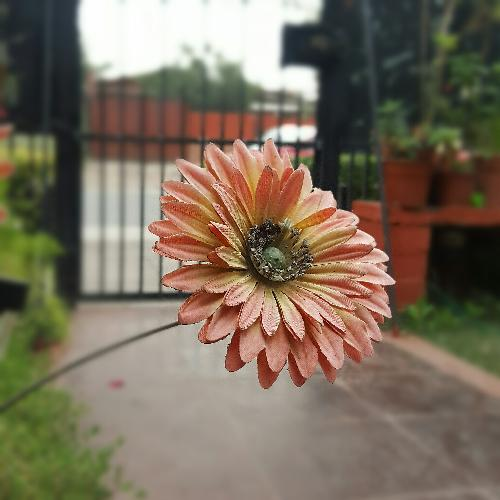
#> input picture enfoque_reducido1.jpg, 500 x 500 px
$ python -i examen.py   (imports and definitions only)   (Python 2 division)
#> lines starting #> are read from the running program, lines starting #| are printed output that depends on the picture
#> further down, picture is the input picture: PIL image 500x500 RGB; mean R, G, B 121.7, 109.7, 92.3
#coding=utf-8
from Tkinter import *
from sys import argv
from PIL import Image, ImageTk , ImageOps,ImageEnhance,ImageChops,ImageFilter
from datetime import *
import PIL.ImageOps
from tkFileDialog import askopenfilename
import tkMessageBox


# [5 lines not run here, left out]


# [150 lines left out: functions armarVentana, filtroGrisesPromedio, filtroPromedio, matrix, enfoque, cambiar and 2 more, not called in this run]


def filtroConvolucion(imagen):
    x,y = imagen.size
#> x = 500; y = 500
    px = imagen.load()
    #MX = [[-1,0,1],[-1,0,1],[-1,0,1]] #mascara lineas horizontales
    MX = [[-1,0,1],[-2,0,2],[-1,0,1]]
    #MY = [[1,1,1],[0,0,0],[-1,-1,-1]] #mascara lineas verticales
    MY = [[1,2,1],[0,0,0],[-1,-2,-1]]

    imagenNuevaX = Image.new('RGB',(x,y))
#> imagenNuevaX: PIL image 500x500 RGB; every value is 0
    imagenNuevaY = Image.new('RGB',(x,y))
    imn = Image.new('RGB',(x,y))
    for j in range(y):
        for i in range(x):
            sumatoria = 0
            sumatoriay = 0
            for mj in range(-1,2):
                for mx in range(-1,2):
                    try:
                        sumatoria += MX[mj+1][mx+1]*px[i+mx,j+mj][1]
                        sumatoriay += MY[mj+1][mx+1]*px[i+mx,j+mj][1]
                    except:
                        sumatoria += 0
                        sumatoriay += 0
            punto1 = sumatoria
            punto2 = sumatoriay
            #Normalizar
            if(punto1 < 0):
                punto1 = 0
            if(punto1 > 255):
                punto1 = 255
            if(punto2 < 0):
                punto2 = 0
            if(punto2 > 255):
                punto2 = 255
            imagenNuevaX.putpixel((i,j),(punto1,punto1,punto1))
            imagenNuevaY.putpixel((i,j),(punto2,punto2,punto2))
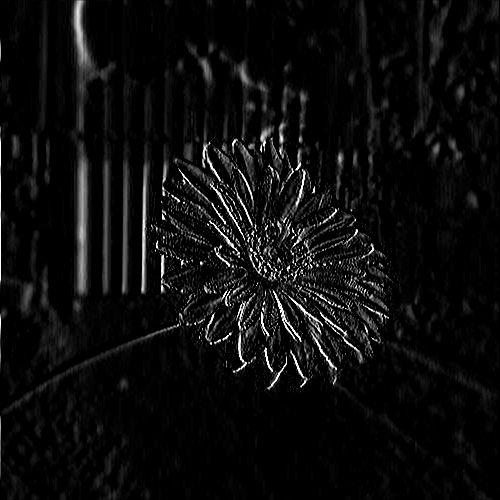
#> imagenNuevaX: PIL image 500x500 RGB; min 0, max 255, mean 12.9
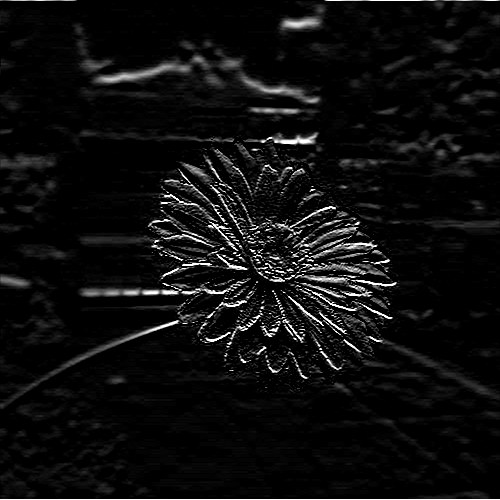
#> imagenNuevaY: PIL image 500x500 RGB; min 0, max 255, mean 14.1
    px1 = imagenNuevaX.load()
    px2 = imagenNuevaY.load()
    #Mezclar las mascaras
    for i in range(x):
        for j in range(y):
            p1 = px1[i,j]
            p2 = px2[i,j]
            r = ( p1[0] + p2[0] ) / 2
            g = ( p1[1] + p2[1] ) / 2
            b = ( p1[2] + p2[2] ) / 2
            imn.putpixel((i,j),(r,g,b))
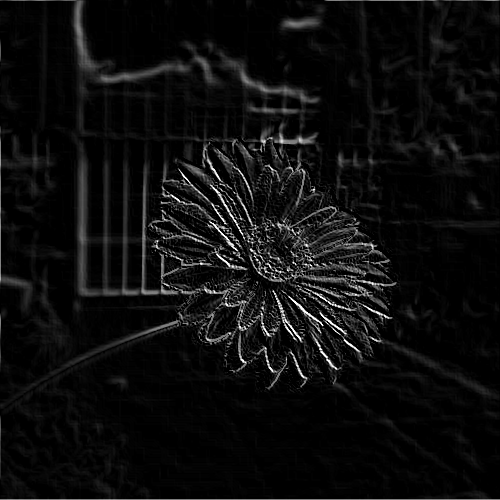
#> imn: PIL image 500x500 RGB; min 0, max 255, mean 13.4

    return imn


# [391 lines left out: functions filtroBinarizacion, refresca, guardar, invertirColores, negativo, sepia and 18 more, not called in this run]

# [1 line not run here, left out]

>>> from PIL import Image
>>> picture = Image.open('enfoque_reducido1.jpg')
>>> result = filtroConvolucion(picture)
